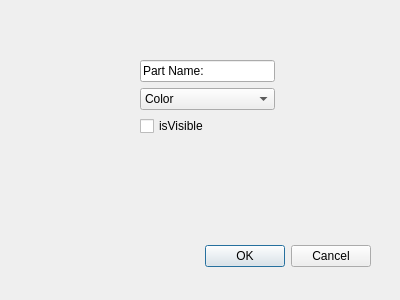
<?xml version="1.0" encoding="UTF-8"?>
<ui version="4.0">
 <class>OptionDialog</class>
 <widget class="QDialog" name="OptionDialog">
  <property name="geometry">
   <rect>
    <x>0</x>
    <y>0</y>
    <width>400</width>
    <height>300</height>
   </rect>
  </property>
  <property name="windowTitle">
   <string>Dialog</string>
  </property>
  <widget class="QDialogButtonBox" name="buttonBox">
   <property name="geometry">
    <rect>
     <x>30</x>
     <y>240</y>
     <width>341</width>
     <height>32</height>
    </rect>
   </property>
   <property name="orientation">
    <enum>Qt::Horizontal</enum>
   </property>
   <property name="standardButtons">
    <set>QDialogButtonBox::Cancel|QDialogButtonBox::Ok</set>
   </property>
  </widget>
  <widget class="QSplitter" name="splitter">
   <property name="geometry">
    <rect>
     <x>140</x>
     <y>60</y>
     <width>135</width>
     <height>78</height>
    </rect>
   </property>
   <property name="orientation">
    <enum>Qt::Vertical</enum>
   </property>
   <widget class="QWidget" name="">
    <layout class="QVBoxLayout" name="verticalLayout">
     <item>
      <widget class="QLineEdit" name="lineEdit">
       <property name="text">
        <string>Part Name: </string>
       </property>
      </widget>
     </item>
     <item>
      <widget class="QComboBox" name="comboBox">
       <item>
        <property name="text">
         <string>Color</string>
        </property>
       </item>
       <item>
        <property name="text">
         <string>Red</string>
        </property>
       </item>
       <item>
        <property name="text">
         <string>Green</string>
        </property>
       </item>
       <item>
        <property name="text">
         <string>Blue</string>
        </property>
       </item>
      </widget>
     </item>
     <item>
      <widget class="QCheckBox" name="checkBox">
       <property name="text">
        <string>isVisible</string>
       </property>
      </widget>
     </item>
    </layout>
   </widget>
  </widget>
 </widget>
 <resources/>
 <connections>
  <connection>
   <sender>buttonBox</sender>
   <signal>accepted()</signal>
   <receiver>OptionDialog</receiver>
   <slot>accept()</slot>
   <hints>
    <hint type="sourcelabel">
     <x>248</x>
     <y>254</y>
    </hint>
    <hint type="destinationlabel">
     <x>157</x>
     <y>274</y>
    </hint>
   </hints>
  </connection>
  <connection>
   <sender>buttonBox</sender>
   <signal>rejected()</signal>
   <receiver>OptionDialog</receiver>
   <slot>reject()</slot>
   <hints>
    <hint type="sourcelabel">
     <x>316</x>
     <y>260</y>
    </hint>
    <hint type="destinationlabel">
     <x>286</x>
     <y>274</y>
    </hint>
   </hints>
  </connection>
 </connections>
</ui>
